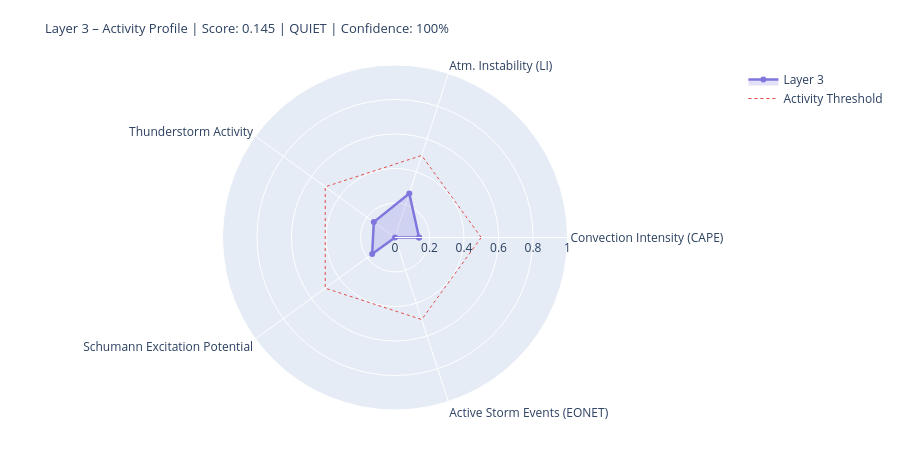

Write notebook code for a chart like this one.
### Markdown cell above
---
## 4. State Assessment & Handoff to Layer 4/5

### Code cell
# ============================================================
# LAYER-3-SCORE
# Five dynamic components
# ============================================================

def norm(v, lo, hi):
    if v is None or (isinstance(v, float) and math.isnan(v)): return None
    return round(max(0.0, min(1.0, (v - lo) / (hi - lo))), 4)

# --- 1) Convection intensity (global CAPE mean) ---
cape_mean = df_atm['cape'].dropna().mean() if not df_atm.empty else None
conv_score = norm(cape_mean, 0, 3000)
conv_src   = 'primary' if cape_mean is not None else 'missing'

# --- 2) Atmospheric instability (LI mean) ---
li_mean   = df_atm['li'].dropna().mean() if not df_atm.empty else None
# Negative LI = unstable → higher score
instab_score = norm(-li_mean if li_mean is not None else None, -6, 6)
instab_src   = 'primary' if li_mean is not None else 'missing'

# --- 3) Thunderstorm activity (mean thunder score + WMO count) ---
thunder_mean = df_atm['thunder_score'].mean() if not df_atm.empty else None
n_thunder    = int(df_atm['thunderstorm'].sum()) if not df_atm.empty else 0
thunder_score_val = norm(
    (thunder_mean or 0) * 0.7 + n_thunder * 0.1, 0, 1.0
) if thunder_mean is not None else None
thunder_src = 'primary'

# --- 4) Schumann excitation potential (weighted Schumann contribution) ---
schumann_pot = df_atm['schumann_contribution'].mean() if not df_atm.empty else None
# Boosted by Layer-2 thunderstorm trigger
if schumann_pot is not None and l2_thunder:
    schumann_pot = min(1.0, schumann_pot * 1.2)
schumann_score = norm(schumann_pot, 0, 1.0) if schumann_pot is not None else None
schumann_src   = 'derived'

# --- 5) Storm activity (NASA EONET) ---
# Distinction: None = data not loaded, 0.0 = loaded but no events
storm_score = None
storm_src   = 'missing'
if raw.get('storms') is not None:          # API reached successfully
    storm_score = norm(len(storm_events), 0, 30) if storm_events else 0.0
    storm_src   = 'primary'

# X-Ray and Kp: context only, not in dynamic score
# (X-Ray = Layer-0/4 driver; Kp = geomagnetic index, not a lightning proxy)
xray_context = None
if raw.get('xray'):
    df_xc = pd.DataFrame(raw['xray'])
    fc = next((c for c in df_xc.columns
               if any(k in c.lower() for k in ['flux','long']) and 'time' not in c.lower()),
              df_xc.columns[1])
    df_xc[fc] = pd.to_numeric(df_xc[fc], errors='coerce')
    xray_last = df_xc[fc].dropna().iloc[-1] if not df_xc[fc].dropna().empty else None
    if xray_last:
        xray_class = ('X' if xray_last>=1e-4 else 'M' if xray_last>=1e-5
                      else 'C' if xray_last>=1e-6 else 'B')
        xray_context = {'flux': float(xray_last), 'class': xray_class}
        print(f'X-Ray context: {xray_class}-class ({xray_last:.2e} W/m²)')

# --- Aggregate ---
COMPONENTS = {
    'Convection Intensity (CAPE)':  {'score': conv_score,       'source': conv_src,    'dynamic': True},
    'Atm. Instability (LI)':         {'score': instab_score,     'source': instab_src,  'dynamic': True},
    'Thunderstorm Activity':              {'score': thunder_score_val, 'source': thunder_src, 'dynamic': True},
    'Schumann Excitation Potential':   {'score': schumann_score,   'source': schumann_src,'dynamic': True},
    'Active Storm Events (EONET)': {'score': storm_score,      'source': storm_src,   'dynamic': True},
}

available   = {k: v['score'] for k, v in COMPONENTS.items() if v['score'] is not None}
unavailable = [k for k, v in COMPONENTS.items() if v['score'] is None]
layer3_score = round(sum(available.values()) / len(available), 4) if available else None
confidence   = round(len(available) / len(COMPONENTS), 2)
level = ('unknown' if layer3_score is None
         else 'quiet'   if layer3_score < 0.3
         else 'moderate' if layer3_score < 0.6
         else 'active')
dominant_l3 = max(available, key=available.get) if available else 'none'

# --- Ausgabe ---
W = 68
print('=' * W)
print('LAYER 3 – ATMOSPHERE / WEATHER / THUNDERSTORMS – STATE ASSESSMENT')
print('=' * W)
for name, comp in COMPONENTS.items():
    s = comp['score']
    if s is not None:
        bar = '█' * int(s * 20) + '░' * (20 - int(s * 20))
        print(f'  {name:<36} {bar}  {s:.3f}  [{comp["source"]}]')
    else:
        print(f'  {name:<36} {"─" * 20}  n/a   [missing]')
print('-' * W)
print(f'  Score:        {layer3_score:.3f}  ({len(available)}/{len(COMPONENTS)} components)')
print(f'  Confidence:   {confidence:.0%}')
print(f'  Level:        {level.upper()}')
print(f'  Dominant:     {dominant_l3}')
print(f'  CAPE mean:    {cape_mean:.0f} J/kg' if cape_mean else '  CAPE mean:    n/a')
print(f'  LI mean:      {li_mean:.1f} K' if li_mean is not None else '  LI mean:      n/a')
print(f'  Thunderstorms:{n_thunder} points (WMO)  +  {len(storm_events)} NASA EONET')
print('=' * W)

# Radar
cats   = list(available.keys())
vals_r = list(available.values())
if len(cats) >= 3:
    fig = go.Figure()
    fig.add_trace(go.Scatterpolar(
        r=vals_r + [vals_r[0]], theta=cats + [cats[0]],
        fill='toself', fillcolor='rgba(127,119,221,0.22)',
        line=dict(color='#7F77DD', width=2.5), name='Layer 3'
    ))
    fig.add_trace(go.Scatterpolar(
        r=[0.5] * (len(cats)+1), theta=cats + [cats[0]],
        line=dict(color='#E24B4A', dash='dot', width=1),
        mode='lines', name='Activity Threshold'
    ))
    fig.update_layout(
        title=dict(
            text=f'Layer 3 – Activity Profile | Score: {layer3_score:.3f} | {level.upper()} | Confidence: {confidence:.0%}',
            font=dict(size=13)
        ),
        polar=dict(radialaxis=dict(visible=True, range=[0, 1])),
        height=450, showlegend=True,
        margin=dict(l=60, r=60, t=65, b=40)
    )
    fig.show()

### Figure 1 — Plotly figure (JSON) as saved in the notebook; plotly's stock layout.template omitted (floating-point values rounded to 4 significant figures)
{"data": [{"fill": "toself", "fillcolor": "rgba(127,119,221,0.22)", "line": {"color": "#7F77DD", "width": 2.5}, "name": "Layer 3", "r": [0.1394, 0.2681, 0.152, 0.1637, 0.0, 0.1394], "theta": ["Convection Intensity (CAPE)", "Atm. Instability (LI)", "Thunderstorm Activity", "Schumann Excitation Potential", "Active Storm Events (EONET)", "Convection Intensity (CAPE)"], "type": "scatterpolar"}, {"line": {"color": "#E24B4A", "dash": "dot", "width": 1}, "mode": "lines", "name": "Activity Threshold", "r": [0.5, 0.5, 0.5, 0.5, 0.5, 0.5], "theta": ["Convection Intensity (CAPE)", "Atm. Instability (LI)", "Thunderstorm Activity", "Schumann Excitation Potential", "Active Storm Events (EONET)", "Convection Intensity (CAPE)"], "type": "scatterpolar"}], "layout": {"height": 450, "margin": {"b": 40, "l": 60, "r": 60, "t": 65}, "polar": {"radialaxis": {"range": [0, 1], "visible": true}}, "showlegend": true, "title": {"font": {"size": 13}, "text": "Layer 3 – Activity Profile | Score: 0.145 | QUIET | Confidence: 100%"}}}
